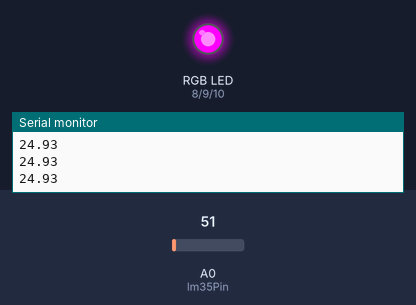
Simulated run of this sketch. Board: Arduino Uno, built with avr-gcc and run on an emulated ATmega328P. Shown: an RGB LED mixed from three pins (HIGH = lit), the last lines printed to the serial monitor. The test bench sets the inputs (shaded band); at power-on: A0 (lm35Pin) = 51.

Above: at 1.2 s.
1.3 s: A0 (lm35Pin) set to 56
At 2.1 s:
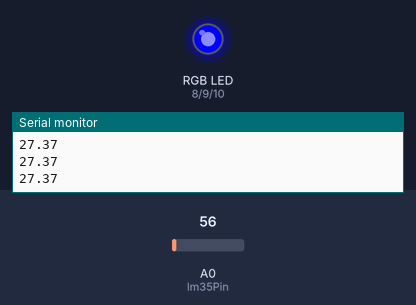
2.8 s: A0 (lm35Pin) set to 71
At 3.2 s:
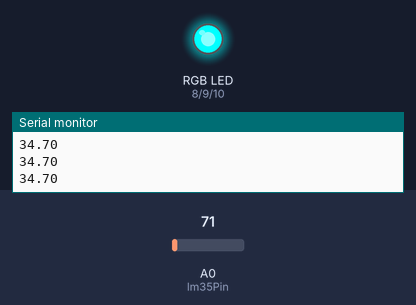
4.3 s: A0 (lm35Pin) set to 30
At 5.5 s:
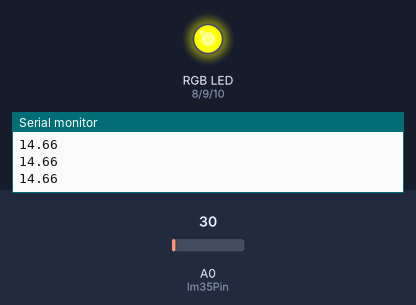
5.8 s: A0 (lm35Pin) set to 61
At 6.7 s:
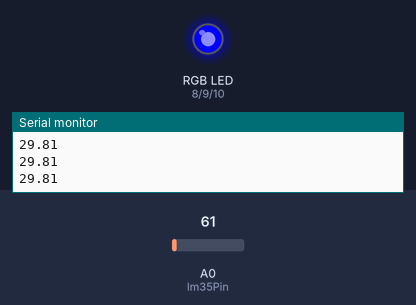
7.3 s: A0 (lm35Pin) set to 86
At 7.8 s:
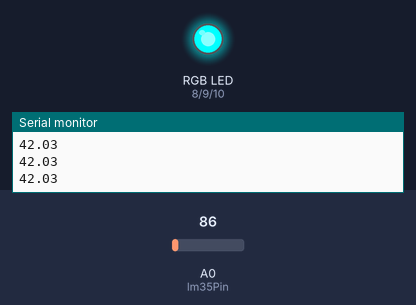
Timing chart, 0 to 9.8 s (numbered marks = the images above; inputs shaded):
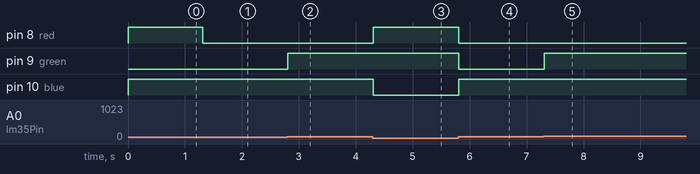

The sketch:

LM35_Sicakl_k_Sensoru_ile_Sicaklik_Kontrolu.ino
```cpp
#define red 8//RGB ledin kirmizi bacagini 8.pine bagliyoruz
#define green 9//RGB ledin yesil bacagini 9.pine bagliyoruz
#define blue 10//RGB ledin mavi bacagini 10.pine bagliyoruz
#define lm35Pin A0//LM35 sicaklik sensorunu A0 pinine bagliyoruz

int okunanDeger = 0;//sicaklik sensorununden okunan degeri tutacagimiz degiskeni olusturuyoruz
float sicaklikGerilim = 0.0;//sicaklik geriliminin hesaplanmasi icin degiskeni olusturuyoruz
float sicaklik = 0.0;//sicaklik degeri degiskeni

void setup()
{
  Serial.begin(9600);//Serial monitorde sicaklik degerini gormek icin seriali baslatiyoruz

  //RGB led icin renkleri cikis veriyoruz
  pinMode(red , OUTPUT);
  pinMode(green , OUTPUT);
  pinMode(blue , OUTPUT);
}

void loop()
{
   //sicaklik sendorunden degeri okuyup santigrat cinsinden hesapliyip "sicaklik" degiskenine aktariyoruz
   okunanDeger = analogRead(lm35Pin);
   sicaklikGerilim = (5000.0 / 1023.0)* okunanDeger;
   sicaklik = sicaklikGerilim / 10.0;

   Serial.println(sicaklik);//sicaklik degerini serial monitore yazdiriyoruz

   if(sicaklik > 20 && sicaklik <=25)
   {
      renkAyarla(255,0,255);//yesil
   }
   else if(sicaklik > 25 && sicaklik <= 30)
   {
      renkAyarla(0,0,255);//sari
   }
   else if(sicaklik > 30)
   {
      renkAyarla(0,255,255);//kirmizi
   }
   else
   {
      renkAyarla(255,255,0);//mavi
   }
}

//RGB ledi ayarlayan metod
void renkAyarla(int redValue,int greenValue,int blueValue)
{
  analogWrite(red , redValue);
  analogWrite(green , greenValue);
  analogWrite(blue , blueValue);
}
```

Measured:
- the behaviour switches between 51 and 52 on A0 (lm35Pin) (found by bisection; images 0 and 1)
- after the input at 1.3 s, pin 8 (red): HIGH → LOW at once
- after the input at 2.8 s, pin 9 (green): LOW → HIGH at once
- after the input at 4.3 s, pin 8 (red): LOW → HIGH at once; pin 10 (blue): HIGH → LOW at once
- after the input at 5.8 s, pin 8 (red), pin 9 (green): HIGH → LOW at once; pin 10 (blue): LOW → HIGH at once
- after the input at 7.3 s, pin 9 (green): LOW → HIGH at once
